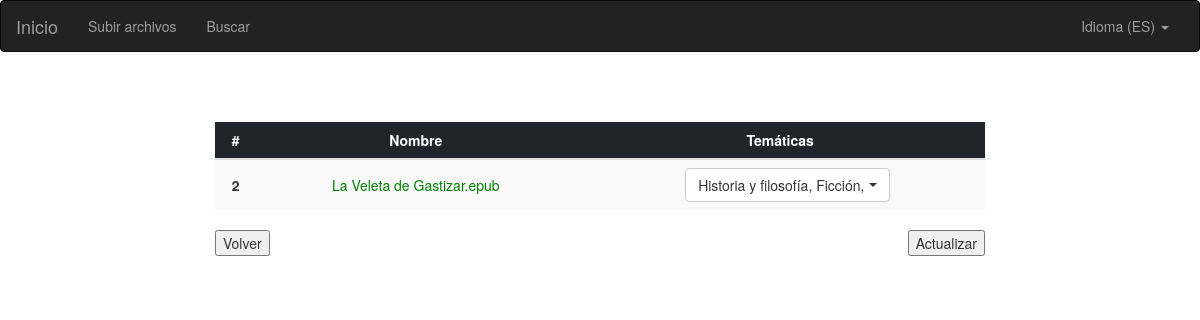
/update_themes/2?page=1, run on the app's committed database.
### app/models.py (models this page shows, shortened)
class Books(db.Model):
    id = db.Column(db.Integer, primary_key=True)
    name = db.Column(db.String(64), index=True, unique=True)
    indexed = db.Column(db.Integer, index=True, unique=False)
    language = db.Column(db.String(3), index=True, unique=False)
    CheckConstraint('indexed == 1 OR indexed == 0')

class Themes(db.Model):
    id = db.Column(db.Integer, primary_key=True)
    theme = db.Column(db.String(30), index=True, unique=False)
    language = db.Column(db.String(3), index=True, unique=False)

### app/routes.py (the view, shortened to what this page needs)
@app.route('/update_themes/')
@app.route('/update_themes/<book_id>', methods=['GET', 'POST'])
def update_themes(book_id):
    book = MODEL.get_book(book_id)
    form = UpdateThemesForm()
    page = request.args.get('page', '1', type=str)
    if book:
        selected_themes = [book.theme_id for book in MODEL.get_book_themes(book_id)]
        form.theme.choices = THEME_CHOICES
        return render_template('update_themes.html', form=form, model=THEMES, book=book,
                               selected_themes=selected_themes, page=page)
    return render_template('update_themes.html')

### app/forms.py
class UpdateThemesForm(FlaskForm):
    theme = SelectMultipleField(id='submit-themes')
    submit = SubmitField(_l('Actualizar'))

### app/models.py (called while the page is built)
    @staticmethod
    def get_book(book_id):
        return Books.query.get(book_id)

    @staticmethod
    def get_book_themes(book_id):
        return BookThemes.query.filter((BookThemes.book_id == book_id)).all()

### app/templates/update_themes.html (shortened to what this page needs)
{% extends "base.html" %}
{% import 'bootstrap/wtf.html' as wtf %}
{% block app_content %}
    {% if book %}
        <form class="form form-group update-themes" method="post" role="form">
            <div class="row">
                <div class="col-md-2"></div>
                <div class="col-md-8" id="search-column">
                    <table class="table table-striped">
                        <thead class="thead-dark">
                        <tr>
                            <th scope="col" class="text-center">#</th>
                            <th scope="col" class="text-center">{{ _('Nombre') }}</th>
                            <th scope="col" class="text-center">{{ _('Temáticas') }}</th>
                        </tr>
                        </thead>
                        <tbody>
                        <tr>
                            <th scope="row" class="center-cell">{{ book.id }}</th>
                            <td class="center-cell"><a href="{{ 'update_themes/' ~ book.id }}" class="
                                    {% if book.indexed == 0 %} not-indexed {% else %}
                                                       indexed {% endif %}">{{ book.name.replace('_', ' ') }}</a></td>
                            <td class="center-cell">
                                <select class="selectpicker themes-select center-block" id="select-picker"
                                        title={{ _('Temas') }} multiple data-actions-box="true">
                                    {% for theme in model %}
                                        {% if theme.id|string in selected_themes %}
                                            <option value="{{ theme.id }}"
                                                    selected="selected">{{ theme.theme }}</option>
                                        {% else %}
                                            <option value="{{ theme.id }}">{{ theme.theme }}</option>
                                        {% endif %}
                                    {% endfor %}
                                </select>
                            </td>
                        </tr>
                        </tbody>
                    </table>
                    <div class="row">
                        <div class="col-md-12">
                            <input type="button" class="pull-left" id="submit" name="back"
                                   value={{ _('Volver') }} onclick="window.location.href='{{ '/index?page=' ~ page }}'">
                            {{ wtf.form_field(form.submit, class='pull-right') }}
                        </div>
                    </div>
                </div>
                <div class="col-md-2"></div>
            </div>
        </form>
    {% endif %}
{% endblock %}

### app/static/styles/style.css (style rules this page uses)
.themes-select { padding-left: 15px; }
.thead-dark { background-color: #212429; color: white; }
.indexed { color: green; }
.center-cell { text-align:center; vertical-align:middle !important; }
.update-themes { padding-top: 50px; }

### data on the page
Books: id "2", name.replace "La Veleta de Gastizar.epub"
Themes: theme "Historia y filosofía,"
Themes: theme "Ficción,…"
